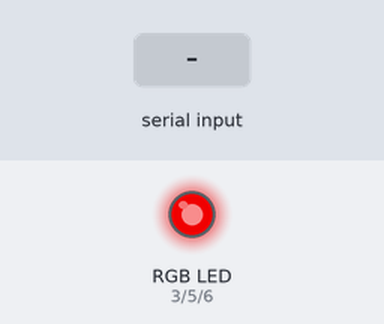
The sketch below on a simulated Arduino Uno, built with avr-gcc and run on an emulated ATmega328P. Shown: an RGB LED mixed from three pins (HIGH = lit). Dashed ring = blinking. The inputs (shaded band) are chosen by the test bench. What the sketch prints to the serial monitor is not drawn.

Above: at 1.24 s.
1.3 s: "1" received over the second serial link
At 3.9 s:
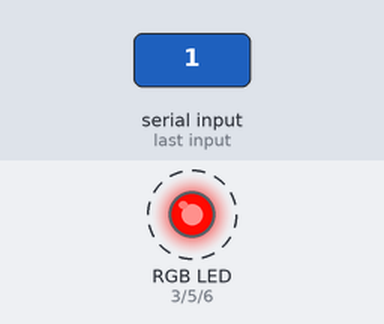
4.3 s: "S" received over the second serial link
At 5.5 s:
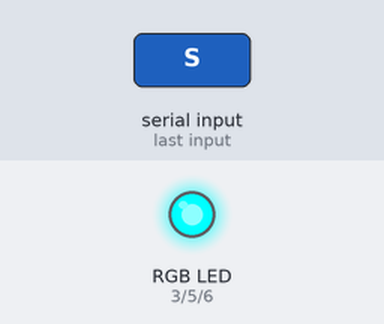
5.8 s: "2" received over the second serial link
At 8.78 s:
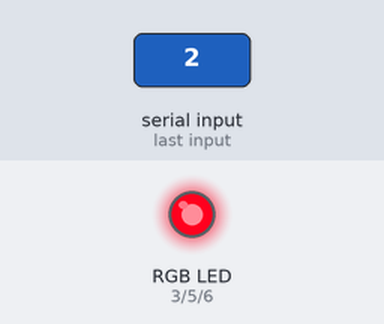
8.8 s: "3" received over the second serial link
Timing chart, 0 to 21.8 s (numbered marks = the images above; inputs shaded):
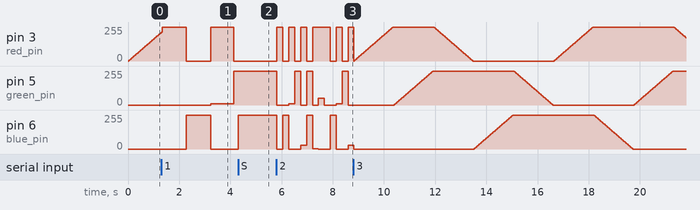

The sketch:

RGB_with_HC05.ino
```cpp
/*
Written by = Vishal Soni
Date of Update :- 10 oct 2021
youtube :- http://youtube.com/vishalsoniindia
*/

#include <SoftwareSerial.h>

SoftwareSerial bt(10, 11); // RX, TX

#define red_pin 3
#define green_pin 5
#define blue_pin 6

char input = ' ';
char Command = '3';

int red_value = 0;
int green_value = 0;
int blue_value = 0;
int led_value = 0;
int led_fade = 5;
int change_color = 1;
int count = 0;
int zero_all_flag = 0;

void setup() {
  Serial.begin(9600);
  bt.begin(9600);
  bt.setTimeout(10);

}

void loop() {
  while (bt.available()) {
    input = bt.read();
    Command = input;
    Serial.print(Command);
    zero_all_flag = 1;
    delay(10);
  }


  switch (Command) {
    case 'r':
      rgb_fade();
      break;
    case '1':
      flash_all_color_slow();
      break;
    case '2':
      flash_all_color();
      break;
    case '3':
      all_color_fade();
      break;
    case 'R':
      red();
      break;
    case 'G':
      green();
      break;
    case 'B':
      blue();
      break;
    case 'S':
      light_blue();
      break;
    case 'Y':
      yellow();
      break;
    case 'O':
      orange();
      break;
    case 'D':
      purple();
      break;
    case 'P':
      pink();
      break;

  }

  //red();
  //blue();
  //green();
  //light_blue();
  //yellow();
  //orange();
  //pink();
  //purple();
  //flash_all_color();
  //flash_all_color_slow();
  //rgb_fade();
  //all_color_fade();
  //analogWrite(blue_pin, 255);

}

void feed_RGB(int red, int green, int blue) {

  analogWrite(red_pin, red);
  analogWrite(green_pin, green);
  analogWrite(blue_pin, blue);

}

void all_color_fade() {

  if (zero_all_flag == 1) {
    change_color = 1;
    led_value = 0;
    red_value = 0;
    green_value = 0;
    blue_value = 0;
    zero_all_flag = 0;
  }

  switch (change_color) {
    case 1:
      red_value = led_value;
      green_value = 0;
      blue_value = 0;
      break;
    case 2:
      red_value = 255;
      green_value = led_value;
      blue_value = 0;
      break;
    case 3:

      red_value = led_value ;
      green_value = 255;
      blue_value = 0;
      break;
    case 4:

      red_value = 0 ;
      green_value = 255;
      blue_value = led_value;
      break;
    case 5:

      red_value = 0 ;
      green_value = led_value;
      blue_value = 255;
      break;
    case 6:

      red_value = led_value;
      green_value = 0;
      blue_value = 255;
      break;
    case 7:

      red_value = 255;
      green_value = 0;
      blue_value = led_value;
      break;
  }

  feed_RGB(red_value , green_value , blue_value);

  led_value = led_value + led_fade;

  if (led_value > 255 || led_value < 0 ) {

    change_color ++;
    if (change_color == 8) {
      change_color = 2;
      led_fade = -led_fade;
    }
    if (change_color == 3 || change_color == 5 || change_color == 7 ) {
      led_value = 255;
      led_fade = -led_fade;

    }
    if ( change_color == 4 || change_color == 6 ) {
      led_value = 0;
      led_fade = -led_fade;
    }
    if ( change_color == 1 || change_color == 2 ) {
      if(led_fade < 0){
        led_fade = -led_fade;
      }
      led_value = 0;
    }
  }


  delay(30);

}

void red() {
  int red_fix = 255;
  int green_fix = 0;
  int blue_fix = 0;
  feed_RGB(red_fix, green_fix , blue_fix );
}

void green() {
  int red_fix = 0;
  int green_fix = 255;
  int blue_fix = 0;
  feed_RGB(red_fix, green_fix , blue_fix );
}

void blue() {
  int red_fix = 0;
  int green_fix = 0;
  int blue_fix = 255;
  feed_RGB(red_fix, green_fix , blue_fix );
}

void light_blue() {
  int red_fix = 0;
  int green_fix = 255;
  int blue_fix = 255;
  feed_RGB(red_fix, green_fix , blue_fix );
}

void yellow() {
  int red_fix = 255;
  int green_fix = 50;
  int blue_fix = 0;
  feed_RGB(red_fix, green_fix , blue_fix );
}

void orange() {
  int red_fix = 255;
  int green_fix = 10;
  int blue_fix = 0;
  feed_RGB(red_fix, green_fix , blue_fix );
}

void pink() {
  int red_fix = 255;
  int green_fix = 0;
  int blue_fix = 30;
  feed_RGB(red_fix, green_fix , blue_fix );
}

void purple() {
  int red_fix = 255;
  int green_fix = 0;
  int blue_fix = 3;
  feed_RGB(red_fix, green_fix , blue_fix );
}

void flash_all_color() {
  if (zero_all_flag == 1) {
    change_color = 1;
    count = 0;
    zero_all_flag = 0;
  }
  switch (change_color) {
    case 1:
      red();
      break;
    case 2:
      blue();
      break;
    case 3:
      orange();
      break;
    case 4:
      green();
      break;
    case 5:
      pink();
      break;
    case 6:
      light_blue();
      break;
    case 7:
      purple();
      break;
    case 8:
      yellow();
      break;
  }

  count ++;

  if (count >= 5000) {
    change_color ++;
    if (change_color >= 9) {
      change_color = 1;
    }
    count = 0;
  }
}

void flash_all_color_slow() {
  if (zero_all_flag == 1) {
    change_color = 1;
    count = 0;
    zero_all_flag = 0;
  }
  switch (change_color) {
    case 1:
      red();
      break;
    case 2:
      blue();
      break;
    case 3:
      orange();
      break;
    case 4:
      green();
      break;
    case 5:
      pink();
      break;
    case 6:
      light_blue();
      break;
    case 7:
      purple();
      break;
    case 8:
      yellow();
      break;
  }

  count ++;

  if (count >= 20000) {
    change_color ++;

    if (change_color >= 9) {
      change_color = 1;
    }
    count = 0;
  }
}

void rgb_fade() {
  if (zero_all_flag == 1) {
    change_color = 1;
    led_value = 0;
    red_value = 0;
    green_value = 0;
    blue_value = 0;
    zero_all_flag = 0;
  }

  switch (change_color) {
    case 1:

      red_value = led_value;
      green_value = 0;
      blue_value = 0;
      break;
    case 2:

      red_value = 0;
      green_value = led_value;
      blue_value = 0;
      break;
    case 3:

      red_value = 0;
      green_value = 0;
      blue_value = led_value ;
      break;
    case 4:

      red_value = 0 ;
      green_value = 255;
      blue_value = led_value;
      break;

  }

  feed_RGB(red_value , green_value , blue_value);

  led_value = led_value + led_fade;
  if (led_value > 255 ) {
    led_value = 255;
    led_fade = -led_fade;
  }
  if (led_value < 0 ) {
    change_color ++;
    if (change_color == 4) {
      change_color = 1;
    }
    led_fade = -led_fade;
    led_value = 0;
  }

  delay(30);

}
```

Measured:
- after the input at 1.3 s, pin 6 (blue_pin): 0/255 → 255/255 after 0.98 s, → 0/255 0.95 s later
- after the input at 4.3 s, pin 3 (red_pin): stays 0/255 (without the input it goes to 255/255 after 0.78 s); pin 5 (green_pin): stays 255/255 (without the input it goes to 0/255 after 0.78 s); pin 6 (blue_pin): 0/255 → 255/255 at once
- after the input at 5.8 s, pin 3 (red_pin): goes 3 × (255/255 0.24 s, 0/255 0.24 s), 255/255 0.69 s, 0/255 0.24 s, 255/255 0.23 s, 0/255 0.24 s, then 255/255, starting at once; pin 5 (green_pin): 255/255 → 0/255 at once, → 10/255 0.47 s later, → 255/255 0.23 s later, → 0/255 0.24 s later, … (11 changes in this stretch)
- by itself, pin 3 (red_pin): alternates 255/255 for 0.92 s and 0/255 for 0.95 s
